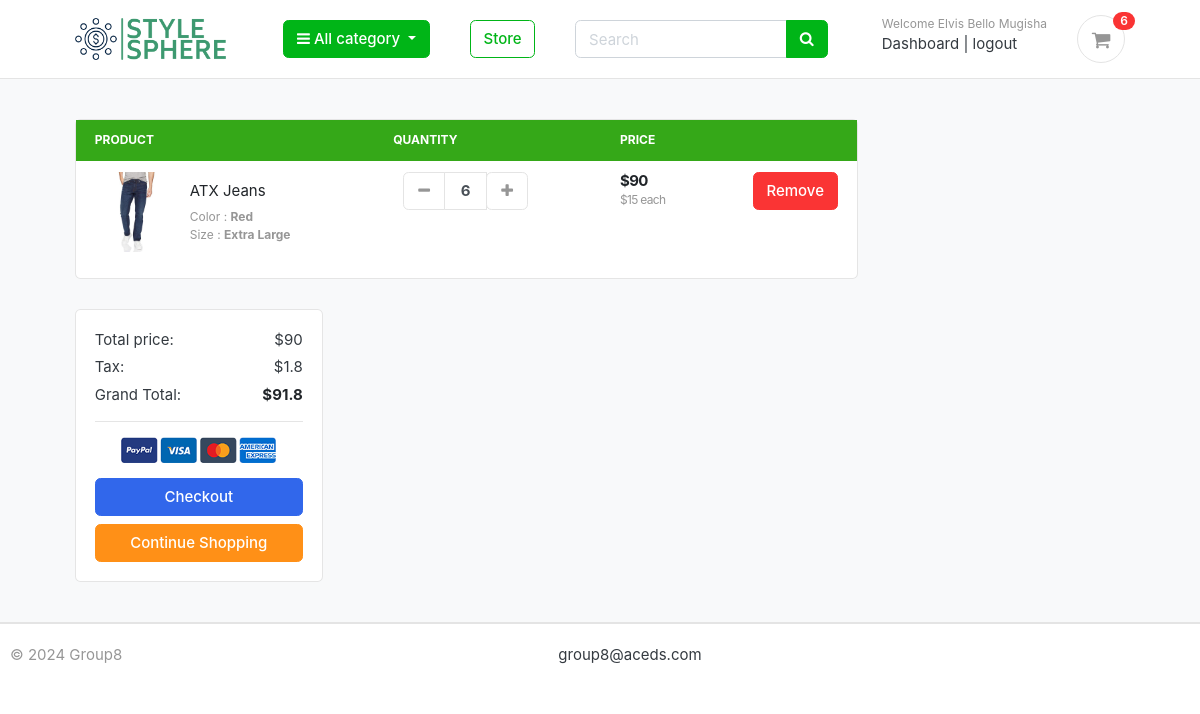
Screenshot of /cart/ (signed in) with the database file from the repository.
### accounts/models.py (models this page shows, shortened)
class Account(AbstractBaseUser):
    first_name = models.CharField(max_length=100)
    last_name = models.CharField(max_length=100)
    username = models.CharField(max_length=100, unique=True)
    email = models.EmailField(max_length=250, unique=True)
    phone_number = models.CharField(max_length=20)
    date_created = models.DateTimeField(auto_now_add=True)
    last_login = models.DateTimeField(auto_now_add=True)
    is_admin = models.BooleanField(default=False)
    is_staff = models.BooleanField(default=False)
    is_active = models.BooleanField(default=False)
    is_superadmin = models.BooleanField(default=False)
    USERNAME_FIELD = 'email'
    REQUIRED_FIELDS = ['username', 'first_name', 'last_name']
    objects = MyAccountManager()
    def full_name(self):
        return f'{self.first_name} {self.last_name}'

### carts/models.py (models this page shows, shortened)
class CartItem(models.Model):
    user = models.ForeignKey(Account, on_delete=models.CASCADE, null=True)
    product = models.ForeignKey(Product, on_delete=models.CASCADE)
    variations = models.ManyToManyField(Variation, blank=True)
    cart = models.ForeignKey(Cart, on_delete=models.CASCADE, null=True)
    quantity = models.IntegerField()
    is_active = models.BooleanField(default=True)
    def sub_total(self):
        return self.product.price * self.quantity

### store/models.py (models this page shows, shortened)
class Product(models.Model):
    product_name = models.CharField(max_length=250, unique=True)
    slug = models.SlugField(max_length=250, unique=True)
    description = models.TextField(max_length=800, blank=True)
    price = models.IntegerField()
    image = models.ImageField(upload_to='photos/store/products')
    stock = models.IntegerField()
    is_available = models.BooleanField(default=True)
    category = models.ForeignKey(Category, on_delete=models.CASCADE)
    date_created = models.DateTimeField(auto_now_add=True)
    modified_date = models.DateTimeField(auto_now=True)
    def get_url(self):
        return reverse('product_detail', args=[self.category.slug, self.slug])

class Variation(models.Model):
    product = models.ForeignKey(Product, on_delete=models.CASCADE)
    variation_category = models.CharField(max_length=250, choices=variation_category_choice)
    variation_value = models.CharField(max_length=250)
    is_active = models.BooleanField(default=True)
    date_created = models.DateTimeField(auto_now_add=True)
    objects = VariationManager()

### carts/views.py (the view)
# urls.py: path('', views.cart, name='cart'),
def cart(request, total=0, quantity=0, cart_items=None):
    try:
        tax = 0
        grand_total = 0
        if request.user.is_authenticated:
            cart_items = CartItem.objects.filter(
                user=request.user, is_active=True)
        else:
            cart = Cart.objects.get(cart_id=_cart_id(request))
            cart_items = CartItem.objects.filter(cart=cart, is_active=True)
        for cart_item in cart_items:
            total += (cart_item.product.price * cart_item.quantity)
            quantity += cart_item.quantity
        tax = (2 * total)/100
        grand_total = total + tax
    except ObjectDoesNotExist:
        pass  # Just ignore
    context = {
        'total': total,
        'quantity': quantity,
        'cart_items': cart_items,
        'tax': tax,
        'grand_total': grand_total
    }
    template_name = 'frontEnd/cart.html'
    return render(request, template_name, context)

### carts/context_processors.py (called while the page is built)
def counter(request):
    cart_count = 0
    if 'admin' in request.path:
        return {}
    else:
        try:
            cart = Cart.objects.filter(cart_id=_cart_id(request))
            if request.user.is_authenticated:
                cart_items = CartItem.objects.all().filter(user=request.user)
            else:
                cart_items = CartItem.objects.all().filter(cart=cart[:1])
            for cart_item in cart_items:
                cart_count += cart_item.quantity
        except Cart.DoesNotExist:
            cart_count = 0
    return dict(cart_count=cart_count)

### carts/views.py (called while the page is built)
def _cart_id(request):
    cart = request.session.session_key
    if not cart:
        cart = request.session.create()
    return cart

### store/context_processors.py (called while the page is built)
def menu_links(request):
    links = Category.objects.all()
    return dict(links=links)

### store/models.py (called while the page is built)
    def get_url(self):
        return reverse('products_by_category', args=[self.slug])

### templates/frontEnd/cart.html (shortened to what this page needs)
{% extends 'frontEnd/base.html' %}
{% load static %}
{% block content %}
<section class="section-content padding-y bg">
    <div class="container-fluid">
        {% if not cart_items %}
        <h2 class="text-center">Your shopping cart is empty</h2>
        <br>
        <div class="text-center">
            <a href="{% url 'store' %}" class="btn btn-success">Continue Shooping</a>
        </div>
        {% else %}
        <div class="row">
            <aside class="col-lg-9">
                <div class="card">
                    <table class="table table-borderless table-shopping-cart">
                        <thead class="text-muted">
                            <tr class="small text-uppercase" style="background-color: #35a818; color: #fff">
                                <th scope="col">Product</th>
                                <th scope="col">Quantity</th>
                                <th scope="col">Price</th>
                                <th scope="col" class="text-right"> </th>
                            </tr>
                        </thead>
                        <tbody>
                            {% for cart_item in cart_items %}
                            <tr>
                                <td>
                                    <figure class="itemside align-items-center">
                                        <div class="aside">
                                            <a href="{{ cart_item.product.get_url }}">
                                                <img src="{{ cart_item.product.image.url }}" class="img-sm">
                                            </a>
                                        </div>
                                        <figcaption class="info">
                                            <a href="{{ cart_item.product.get_url }}" class="title text-dark">{{ cart_item.product.product_name }}</a>
                                            <p class="text-muted small">
                                                {% if cart_item.variations.all %}
                                                    {% for item in cart_item.variations.all %}
                                                        {{ item.variation_category | capfirst }} :
                                                        <span style="font-weight: bold;">
                                                            {{ item.variation_value | capfirst }}
                                                        </span>
                                                        <br>
                                                    {% endfor %}
                                                {% endif %}
                                            </p>
                                        </figcaption>
                                    </figure>
                                </td>
                                <td>
                                    <div class="col">
                                        <div class="input-group input-spinner">
                                            <div class="input-group-prepend">
                                                <a href="{% url 'remove_cart' cart_item.product.id cart_item.id %}"
                                                    class="btn btn-light" type="button" id="button-plus">
                                                    <i class="fa fa-minus"></i>
                                                </a>
                                            </div>
                                            <input type="text" class="form-control" value="{{ cart_item.quantity }}">
                                            <div class="input-group-append">
                                                <form action="{% url 'add_cart' cart_item.product.id %}" method="POST">
                                                    <button class="btn btn-light" type="submit" id="button-minus">
                                                        <i class="fa fa-plus"></i>
                                                    </button>
                                                </form>
                                            </div>
                                        </div>
                                    </div>
                                </td>
                                <td>
                                    <div class="price-wrap">
                                        <var class="price">${{ cart_item.sub_total }}</var>
                                        <small class="text-muted"> ${{ cart_item.product.price }} each </small>
                                    </div>
                                </td>
                                <td class="text-right">
                                    <a href="{% url 'remove_cartItem' cart_item.product.id cart_item.id %}"
                                        onclick="return confirm('Are you sure you want to delete this item?')"
                                        class="btn btn-danger"> Remove</a>
                                </td>
                            </tr>
                            {% endfor %}
                        </tbody>
                    </table>
                </div>
            </aside>
            <aside class="col-lg-3">
                <div class="card">
                    <div class="card-body">
                        <dl class="dlist-align">
                            <dt>Total price:</dt>
                            <dd class="text-right">${{ total }}</dd>
                        </dl>
                        <dl class="dlist-align">
                            <dt>Tax:</dt>
                            <dd class="text-right"> ${{ tax }}</dd>
                        </dl>
                        <dl class="dlist-align">
                            <dt>Grand Total:</dt>
                            <dd class="text-right text-dark b">
                                <strong>${{ grand_total }}</strong>
                            </dd>
                        </dl>
                        <hr>
                        <p class="text-center mb-3">
                            <img src="{% static 'images/misc/payments.png' %}" height="26">
                        </p>
                        <a href="{% url 'checkout' %}" class="btn btn-primary btn-block"> Checkout </a>
                        <a href="{% url 'store' %}" class="btn btn-warning btn-block">Continue Shopping</a>
                    </div>
                </div>
            </aside>
        </div>
        {% endif %}
    </div>
</section>
{% endblock content %}

### templates/frontEnd/includes/navbar.html (shortened to what this page needs)
{% load static %}
<header class="section-header">
  <section class="header-main border-bottom">
    <div class="container-fluid">
      <div class="row align-items-center">
        <div class="col-lg-2 col-md-3 col-6">
          <a href="{% url 'home' %}" class="brand-wrap">
            <img class="logo" src="Users/phasetumurere/Downloads/logos/logo-color-on-transparent-background.png" />
          </a>
        </div>
        <div class="col-lg col-sm col-md col-6 flex-grow-0">
          <div class="category-wrap dropdown d-inline-block float-right">
            <button type="button" class="btn btn-success dropdown-toggle" data-toggle="dropdown">
              <i class="fa fa-bars"></i>
              All category
            </button>
          </div>
        </div>
        <a href="{% url 'store' %}" class="btn btn-outline-success"> Store </a>
        <div class="col-lg col-md-6 col-sm-12 col">
          <form action="{% url 'search' %}" class="search" method="GET">
            <div class="input-group w-100">
              <input type="text" class="form-control" name="keyword" style="width: 60%" placeholder="Search" />
              <div class="input-group-append">
                <button class="btn btn-success" type="submit">
                  <i class="fa fa-search"></i>
                </button>
              </div>
            </div>
          </form>
        </div>
        <div class="col-lg-3 col-sm-6 col-8 order-2 order-lg-3">
          <div class="d-flex justify-content-end mb-3 mb-lg-0">
            {% if user.id is None %}
            <div class="widget-header">
              <small class="title text-muted"> Welcome guest! </small>
              <div>
                <a href="{% url 'login' %}"> Sign in </a>
                <span class="dark-transp"> | </span>
                <a href="{% url 'register' %}"> Register </a>
              </div>
            </div>
            {% else %}
            <div class="widget-header">
              <small class="title text-muted">
                Welcome {{ user.full_name }}
              </small>
              <div>
                <a href="{% url 'dashboard' %}"> Dashboard </a>
                <span class="dark-transp"> | </span>
                <a href="{% url 'logout' %}"> logout </a>
              </div>
            </div>
            {% endif %}
            <a href="{% url 'cart' %}" class="widget-header pl-3 ml-3">
              <div class="icon icon-sm rounded-circle border">
                <i class="fa fa-shopping-cart"></i>
              </div>
              <span class="badge badge-pill badge-danger notify">{{ cart_count }}</span>
            </a>
          </div>
        </div>
      </div>
    </div>
  </section>
</header>

### static/css/ui.css (style rules this page uses)
html { font-family: "Inter", sans-serif; font-size: 15px; }
.price-wrap { letter-spacing: -0.7px; }
.icon-xs, .icon-sm, .icon-md, .icon-lg { display: inline-block; text-align: center; flex-shrink: 0; flex-grow: 0; }
.icon-sm { width: 48px; height: 48px; line-height: 48px !important; font-size: 20px; }
.img-xs, .img-sm, .img-md, .img-lg { -o-object-fit: cover; object-fit: cover; flex-shrink: 0; flex-grow: 0; }
.img-sm { width: 80px; height: 80px; }
.padding-y { padding-top: 40px; padding-bottom: 40px; }
var { font-style: normal; }
figure { margin-bottom: 0; }
.bg { background-color: #f8f9fa; }
.b { font-weight: 600; }
p:last-child { margin-bottom: 0; }
.header-main { position: relative; padding-top: 1rem; padding-bottom: 1rem; }
.brand-wrap .logo, .navbar-brand .logo { margin-right: 7px; max-height: 42px; display: inline-block; }
.widget-header { display: inline-block; vertical-align: middle; position: relative; }
.widget-header a { color: #343a40; }
.widget-header i { color: #969696; }
.widget-header .title { display: block; }
.widget-header .notify { position: absolute; top: -3px; right: -10px; }
.btn-light { background-color: #fff; border-color: #e4e4e4; }
.btn-light i { color: #969696; }
.itemside { position: relative; display: flex; width: 100%; }
.itemside .aside { position: relative; flex-shrink: 0; }
.itemside .info { padding-left: 15px; padding-right: 7px; }
.itemside p { margin-bottom: 0; }
.itemside .title { display: block; margin-bottom: 5px; color: #212529; }
[class*=dlist-] { margin-bottom: 5px; }
[class*=dlist-] dd { margin-bottom: 0; }
.dlist-align { display: flex; }
.dlist-align dt { width: 150px; word-wrap: break-word; font-weight: normal; }
.dlist-align dd { flex-grow: 1; }
.notify { position: absolute; top: -4px; right: -10px; display: inline-block; padding: 0.25em 0.6em; font-size: 12px; line-height: 1; text-align: center; border-radius: 3rem; color: #fff; background-color: #fa3434; }
.price { font-weight: 600; color: #212529; }
.input-spinner { width: 125px; flex-wrap: nowrap; display: inline-flex; vertical-align: middle; }
.input-spinner input.form-control { text-align: center; max-width: 46px; font-weight: bold; flex-basis: 46px; border-color: #e4e4e4; flex-grow: 0; }
.input-spinner .btn { width: 42px; text-align: center; padding-left: 0.5rem; padding-right: 0.5rem; }
.table-shopping-cart.table td, .table-shopping-cart.table th { padding-left: 1.25rem; padding-right: 1.25rem; }
.table-shopping-cart .price-wrap { line-height: 1.2; }
.table-shopping-cart .price { font-weight: bold; margin-right: 5px; display: block; }

### rows the page displays
Account: full_name "Elvis Bello Mugisha"
CartItem: product.image (picture), product.product_name "ATX Jeans", quantity "6", sub_total "90", product.price "15"
Variation: variation_category "Color", variation_value "Red"
Variation: variation_category "Size", variation_value "Extra Large"

### other values shown
{{ cart_count }} "6"
{{ total }} "90"
{{ tax }} "1.8"
{{ grand_total }} "91.8"
